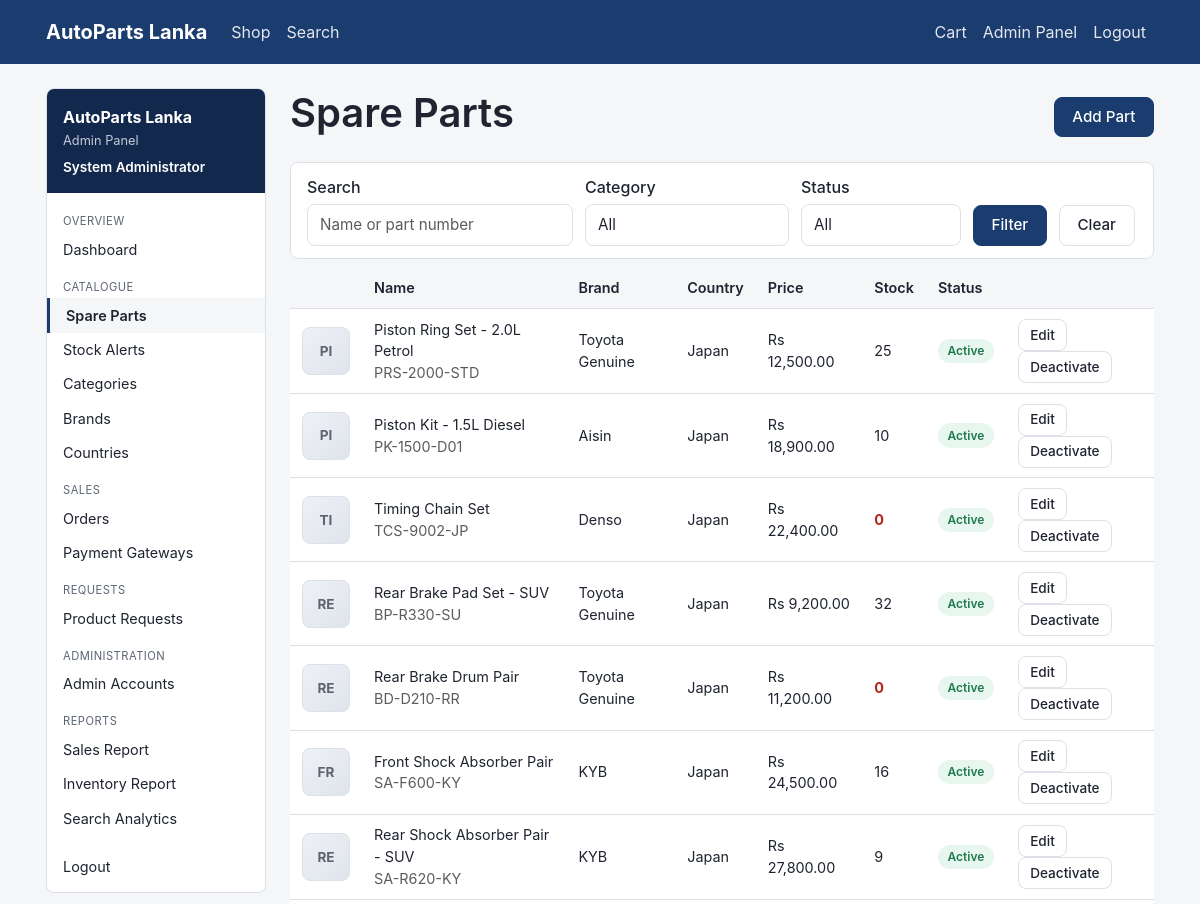
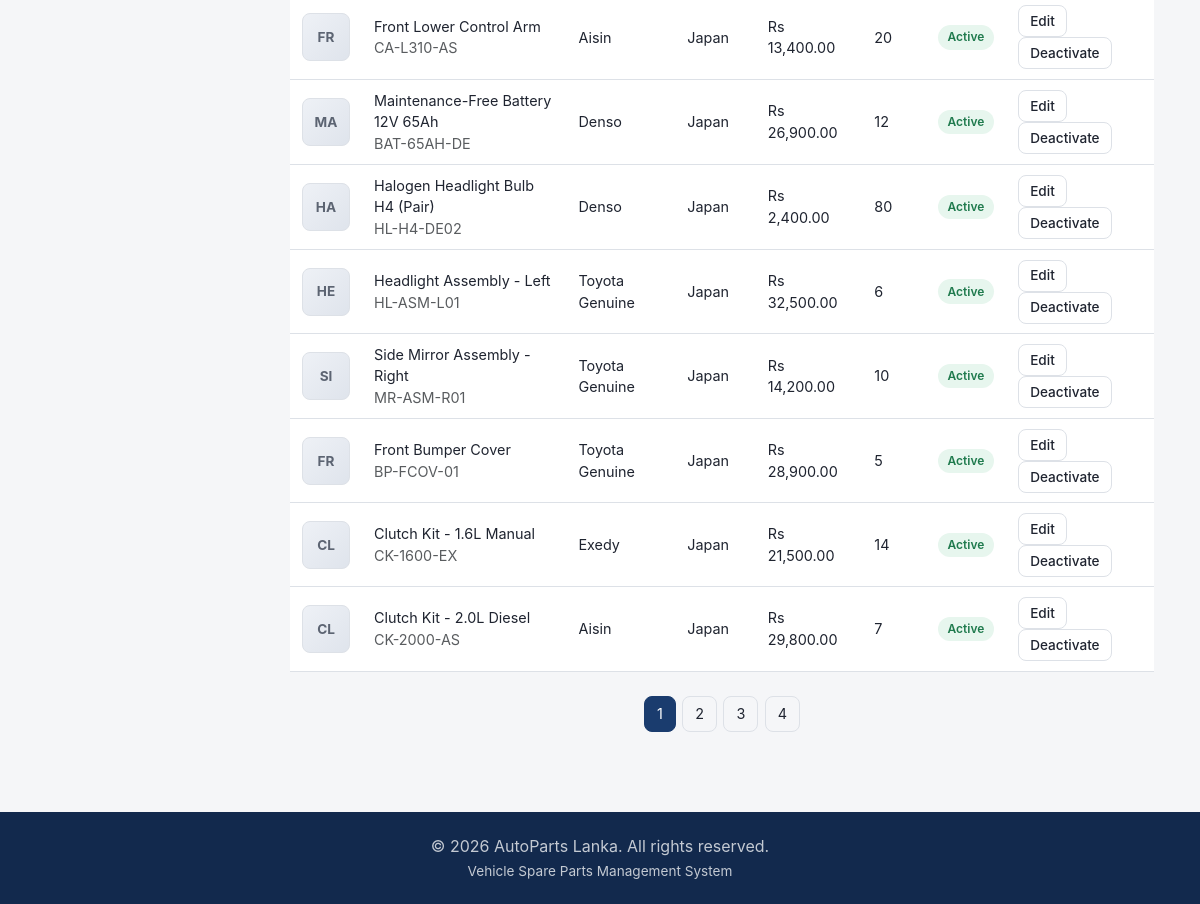
Page /admin/parts/list_parts.php (signed in) on the earlier database version (2 pictures, top to bottom).
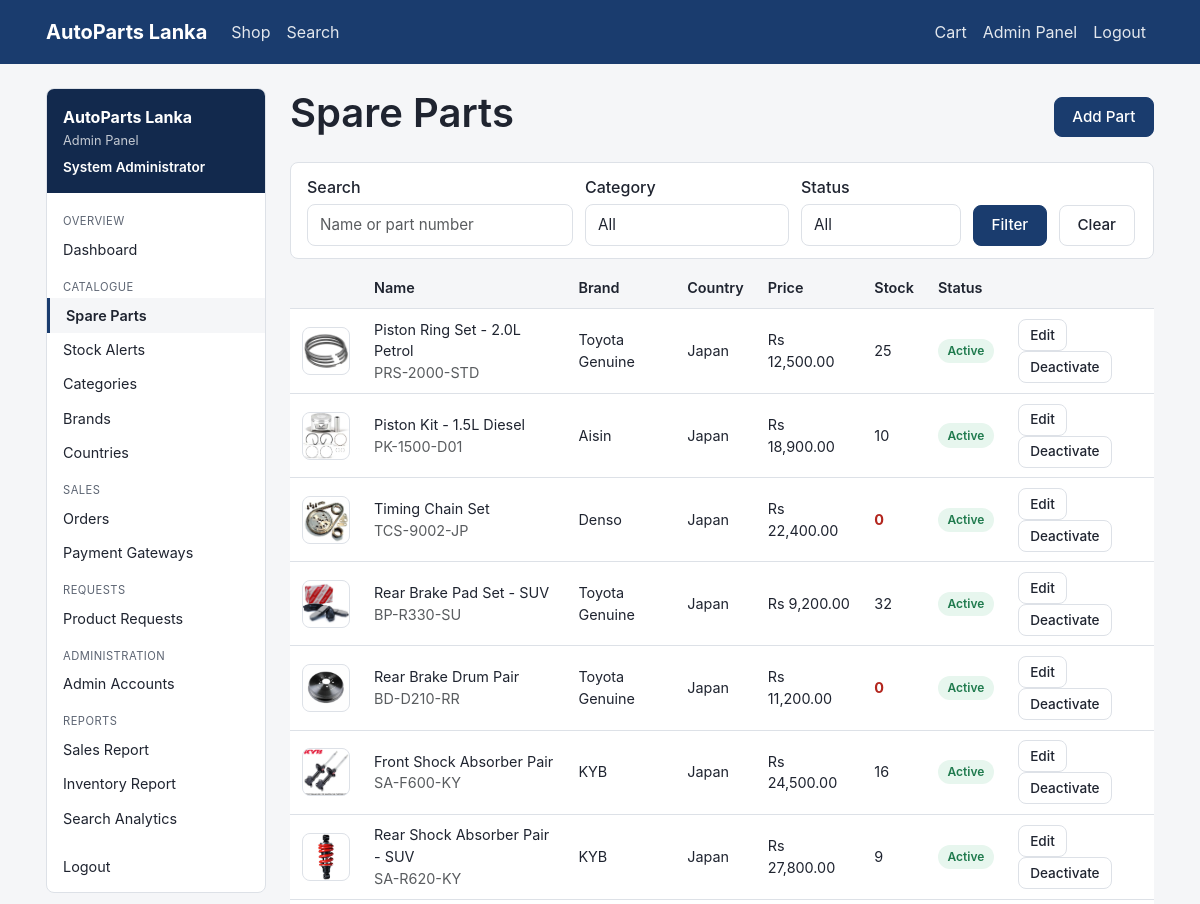
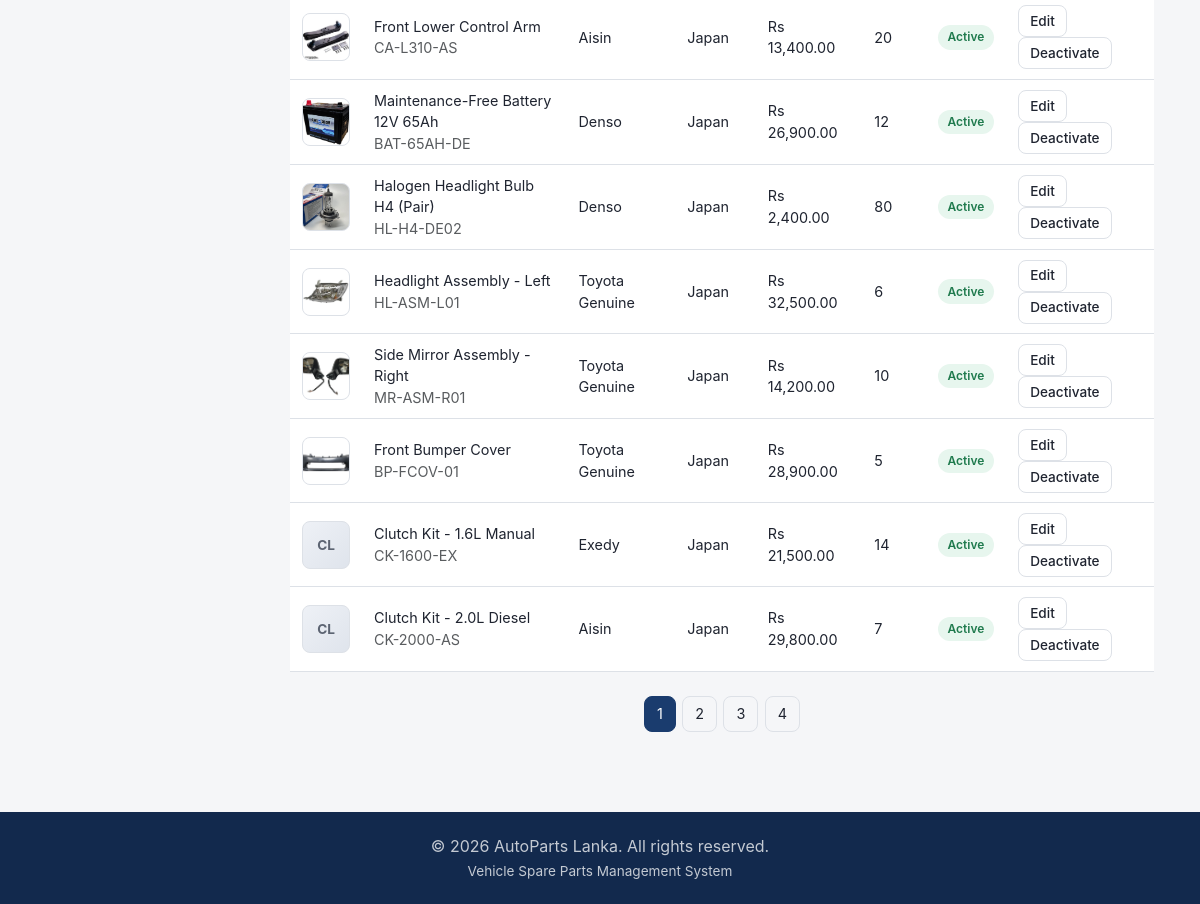
Same page on the later database version (2 pictures, top to bottom).
### tables this page shows
CREATE TABLE spare_part (
    partID         INT AUTO_INCREMENT PRIMARY KEY,
    categoryID     INT NOT NULL,
    brandID        INT NOT NULL,
    countryID      INT NOT NULL,
    adminID        INT NOT NULL,
    partName       VARCHAR(150) NOT NULL,
    partNumber     VARCHAR(50)  NOT NULL,
    description    TEXT NULL,
    price          DECIMAL(12,2) NOT NULL,
    size           VARCHAR(50)  NULL,
    stockQty       INT NOT NULL DEFAULT 0,
    minStockLevel  INT NOT NULL DEFAULT 0,
    imageURL       VARCHAR(255) NULL,
    isActive       TINYINT(1) NOT NULL DEFAULT 1,
    createdAt      DATETIME NOT NULL DEFAULT CURRENT_TIMESTAMP,
    CONSTRAINT fk_part_category FOREIGN KEY (categoryID) REFERENCES category(categoryID),
    CONSTRAINT fk_part_brand    FOREIGN KEY (brandID)    REFERENCES brand(brandID),
    CONSTRAINT fk_part_country  FOREIGN KEY (countryID)  REFERENCES country(countryID),
    CONSTRAINT fk_part_admin    FOREIGN KEY (adminID)    REFERENCES admin(adminID),
    INDEX idx_part_active (isActive),
    INDEX idx_part_name (partName),
    INDEX idx_part_number (partNumber)
);

CREATE TABLE brand (
    brandID       INT AUTO_INCREMENT PRIMARY KEY,
    brandName     VARCHAR(100) NOT NULL UNIQUE,
    isAuthorized  TINYINT(1) NOT NULL DEFAULT 0
);

CREATE TABLE country (
    countryID       INT AUTO_INCREMENT PRIMARY KEY,
    countryName     VARCHAR(100) NOT NULL,
    countryCode     CHAR(3) NOT NULL,
    importDutyRate  DECIMAL(5,2) NOT NULL DEFAULT 0
);

### admin/parts/list_parts.php (the view, shortened to what the changed rows need)
<?php
$db = getDB();
$page = max(1, (int) ($_GET['page'] ?? 1));
$perPage = 15;
$where = ['1=1'];
$params = [];
$whereSql = implode(' AND ', $where);
$countStmt = $db->prepare("SELECT COUNT(*) AS c FROM spare_part sp WHERE $whereSql");
$countStmt->execute($params);
$total = (int) $countStmt->fetch()['c'];
$pagination = paginate($total, $perPage, $page);
$sql = "SELECT sp.*, b.brandName, c.countryName, cat.categoryName
        FROM spare_part sp
        JOIN brand b ON b.brandID = sp.brandID
        JOIN country c ON c.countryID = sp.countryID
        JOIN category cat ON cat.categoryID = sp.categoryID
        WHERE $whereSql
        ORDER BY sp.createdAt DESC
        LIMIT :limit OFFSET :offset";
$stmt = $db->prepare($sql);
$stmt->bindValue(':limit', $perPage, PDO::PARAM_INT);
$stmt->bindValue(':offset', $pagination['offset'], PDO::PARAM_INT);
$stmt->execute();
$parts = $stmt->fetchAll();
require __DIR__ . '/../../includes/header.php';
?>
<div class="container">
    <div class="adm-layout">
        <div class="adm-content">
            <div class="adm-page-header">
                <h1>Spare Parts</h1>
            </div>
            <table class="table-plain mt-2">
                <thead><tr><th></th><th>Name</th><th>Brand</th><th>Country</th><th>Price</th><th>Stock</th><th>Status</th><th></th></tr></thead>
                <tbody>
                <?php foreach ($parts as $part): ?>
                    <tr>
                        <td><?php echo partImage($part, 'sm'); ?></td>
                        <td><?php echo e($part['partName']); ?><br><span class="text-muted"><?php echo e($part['partNumber']); ?></span></td>
                        <td><?php echo e($part['brandName']); ?></td>
                        <td><?php echo e($part['countryName']); ?></td>
                        <td><?php echo formatMoney((float) $part['price']); ?></td>
                        <td<?php echo (int) $part['stockQty'] <= (int) $part['minStockLevel'] ? ' class="adm-stock-low"' : ''; ?>><?php echo (int) $part['stockQty']; ?></td>
                        <td>
                            <span class="badge-status badge-status--<?php echo $part['isActive'] ? 'success' : 'cancelled'; ?>">
                                <?php echo $part['isActive'] ? 'Active' : 'Inactive'; ?>
                            </span>
                        </td>
                        <td>
                            <a class="btn btn-sm btn-outline" href="<?php echo BASE_URL; ?>/admin/parts/edit_part.php?id=<?php echo (int) $part['partID']; ?>">Edit</a>
                            <form method="post" action="<?php echo BASE_URL; ?>/admin/parts/toggle_part.php" style="display:inline;" data-confirm="<?php echo $part['isActive'] ? 'Deactivate this part?' : 'Activate this part?'; ?>">
                                <button type="submit" class="btn btn-sm btn-outline"><?php echo $part['isActive'] ? 'Deactivate' : 'Activate'; ?></button>
                            </form>
                        </td>
                    </tr>
                <?php endforeach; ?>
                </tbody>
            </table>
        </div>
    </div>
</div>
<?php require __DIR__ . '/../../includes/footer.php'; ?>

### includes/functions.php (shortened to what the changed rows need)
<?php
function e(?string $value): string
{
    return htmlspecialchars($value ?? '', ENT_QUOTES, 'UTF-8');
}
function formatMoney(float $amount): string
{
    return CURRENCY . ' ' . number_format($amount, 2);
}
function partImage(array $part, string $size = 'md'): string
{
    if (!empty($part['imageURL'])) {
        $src = str_contains($part['imageURL'], '/')
            ? BASE_URL . '/' . ltrim($part['imageURL'], '/')
            : rtrim(UPLOAD_URL, '/') . '/' . $part['imageURL'];
        return '<img class="part-thumb part-thumb--' . e($size) . '" '
             . 'src="' . e($src) . '" alt="' . e($part['partName'] ?? '') . '">';
    }
    $initials = strtoupper(mb_substr($part['partName'] ?? '?', 0, 2));
    return '<div class="part-thumb part-thumb--' . e($size) . '">'
         . '<span>' . e($initials) . '</span></div>';
}

Differences in the rows shown:
changed spare_part "Piston Ring Set - 2.0L Petrol": imageURL: picture added; partName "PI" → (not shown)
changed spare_part "Piston Kit - 1.5L Diesel": imageURL: picture added; partName "PI" → (not shown)
changed spare_part "Timing Chain Set": imageURL: picture added; partName "TI" → (not shown)
changed spare_part "Rear Brake Pad Set - SUV": imageURL: picture added; partName "RE" → (not shown)
changed spare_part "Rear Brake Drum Pair": imageURL: picture added; partName "RE" → (not shown)
changed spare_part "Front Shock Absorber Pair": imageURL: picture added; partName "FR" → (not shown)
changed spare_part "Rear Shock Absorber Pair - SUV": imageURL: picture added; partName "RE" → (not shown)
changed spare_part "Front Lower Control Arm": imageURL: picture added; partName "FR" → (not shown)
changed spare_part "Maintenance-Free Battery 12V 65Ah": imageURL: picture added; partName "MA" → (not shown)
changed spare_part "Halogen Headlight Bulb H4 (Pair)": imageURL: picture added; partName "HA" → (not shown)
changed spare_part "Headlight Assembly - Left": imageURL: picture added; partName "HE" → (not shown)
changed spare_part "Side Mirror Assembly - Right": imageURL: picture added; partName "SI" → (not shown)
changed spare_part "Front Bumper Cover": imageURL: picture added; partName "FR" → (not shown)
